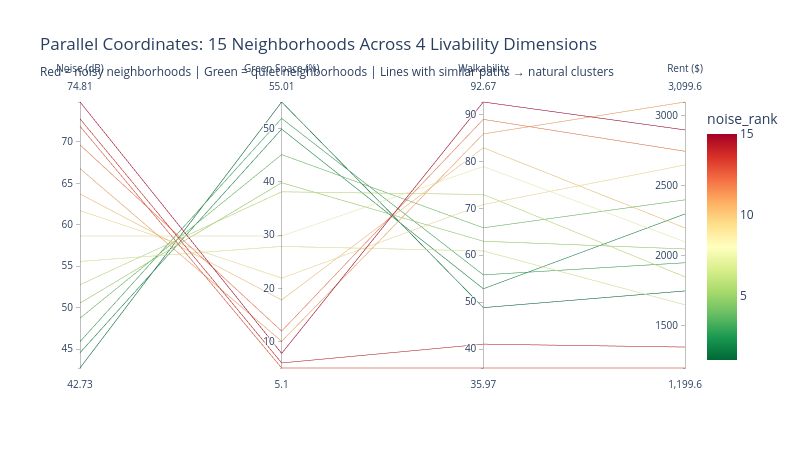

This figure's notebook cell:
### Markdown cell above
### 2.3 — Parallel Coordinates: All Four Dimensions at Once

Parallel coordinates are another way to see multi-dimensional patterns. Each vertical axis is one feature, and each line is one neighborhood. Neighborhoods that follow similar paths through the axes are natural cluster candidates.

### Code cell
# Parallel coordinates plot
plot_df = profiles[['nbhd_name', 'noise_mean', 'green_mean', 'walk_mean', 'rent_mean']].copy()
plot_df['noise_rank'] = plot_df['noise_mean'].rank()  # use rank for color scale

fig = px.parallel_coordinates(
    plot_df,
    dimensions=['noise_mean', 'green_mean', 'walk_mean', 'rent_mean'],
    color='noise_rank',
    labels={
        'noise_mean': 'Noise (dB)',
        'green_mean': 'Green Space (%)',
        'walk_mean': 'Walkability',
        'rent_mean': 'Rent ($)',
    },
    color_continuous_scale='RdYlGn_r',
    title='Parallel Coordinates: 15 Neighborhoods Across 4 Livability Dimensions<br><sub>Red = noisy neighborhoods | Green = quiet neighborhoods | Lines with similar paths → natural clusters</sub>'
)
fig.update_layout(width=800, height=450, template='plotly_white')
fig.show()

print("🔍 Visual insight: You can see 2–3 'bundles' of lines taking similar paths.")
print("   This is exactly what k-means will detect mathematically.")

### Figure 1 — Plotly figure (JSON) as saved in the notebook; plotly's stock layout.template omitted (floating-point values rounded to 4 significant figures)
{"data": [{"dimensions": [{"label": "Noise (dB)", "values": [52.77, 74.81, 58.64, 61.71, 71.89, 48.74, 45.91, 69.64, 55.58, 63.72, 42.73, 50.56, 44.57, 66.78, 72.78]}, {"label": "Green Space (%)", "values": [38.16, 7.84, 29.86, 21.96, 5.1, 45.14, 51.93, 12.02, 27.91, 17.86, 55.01, 39.86, 49.92, 10.1, 6.05]}, {"label": "Walkability", "values": [72.96, 92.67, 78.92, 70.82, 35.97, 65.85, 55.82, 88.97, 60.92, 82.92, 48.84, 62.99, 52.86, 85.86, 41.06]}, {"label": "Rent ($)", "values": [1850.0, 2900.0, 2101.0, 2650.0, 1200.0, 2401.0, 1951.0, 2747.0, 1651.0, 2200.0, 1750.0, 2050.0, 2300.0, 3100.0, 1349.0]}], "domain": {"x": [0, 1], "y": [0, 1]}, "line": {"color": [6.0, 15.0, 8.0, 9.0, 13.0, 4.0, 3.0, 12.0, 7.0, 10.0, 1.0, 5.0, 2.0, 11.0, 14.0], "coloraxis": "coloraxis"}, "name": "", "type": "parcoords"}], "layout": {"coloraxis": {"colorbar": {"title": {"text": "noise_rank"}}, "colorscale": [[0, "rgb(0,104,55)"], [0.1, "rgb(26,152,80)"], [0.2, "rgb(102,189,99)"], [0.3, "rgb(166,217,106)"], [0.4, "rgb(217,239,139)"], [0.5, "rgb(255,255,191)"], [0.6, "rgb(254,224,139)"], [0.7, "rgb(253,174,97)"], [0.8, "rgb(244,109,67)"], [0.9, "rgb(215,48,39)"], [1, "rgb(165,0,38)"]]}, "height": 450, "legend": {"tracegroupgap": 0}, "title": {"text": "Parallel Coordinates: 15 Neighborhoods Across 4 Livability Dimensions<br><sub>Red = noisy neighborhoods | Green = quiet neighborhoods | Lines with similar paths → natural clusters</sub>"}, "width": 800}}
